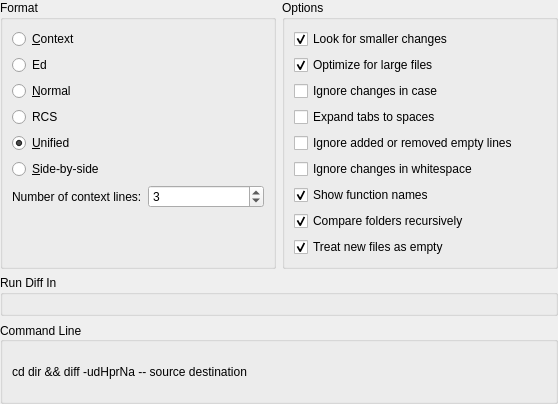
<?xml version="1.0" encoding="UTF-8"?>
<ui version="4.0">
 <class>KompareSaveOptionsBase</class>
 <widget class="QWidget" name="KompareSaveOptionsBase">
  <property name="geometry">
   <rect>
    <x>0</x>
    <y>0</y>
    <width>558</width>
    <height>404</height>
   </rect>
  </property>
  <layout class="QGridLayout">
   <property name="leftMargin">
    <number>0</number>
   </property>
   <property name="topMargin">
    <number>0</number>
   </property>
   <property name="rightMargin">
    <number>0</number>
   </property>
   <property name="bottomMargin">
    <number>0</number>
   </property>
   <item row="0" column="0">
    <widget class="QGroupBox" name="m_FormatGB">
     <property name="title">
      <string>Format</string>
     </property>
     <layout class="QVBoxLayout">
      <item>
       <widget class="QRadioButton" name="m_ContextRB">
        <property name="text">
         <string>&amp;Context</string>
        </property>
       </widget>
      </item>
      <item>
       <widget class="QRadioButton" name="m_EdRB">
        <property name="text">
         <string>Ed</string>
        </property>
       </widget>
      </item>
      <item>
       <widget class="QRadioButton" name="m_NormalRB">
        <property name="text">
         <string>&amp;Normal</string>
        </property>
       </widget>
      </item>
      <item>
       <widget class="QRadioButton" name="m_RCSRB">
        <property name="text">
         <string>RCS</string>
        </property>
       </widget>
      </item>
      <item>
       <widget class="QRadioButton" name="m_UnifiedRB">
        <property name="text">
         <string>&amp;Unified</string>
        </property>
        <property name="checked">
         <bool>true</bool>
        </property>
       </widget>
      </item>
      <item>
       <widget class="QRadioButton" name="m_SideBySideRB">
        <property name="text">
         <string>&amp;Side-by-side</string>
        </property>
        <property name="checked">
         <bool>false</bool>
        </property>
       </widget>
      </item>
      <item>
       <layout class="QFormLayout" name="formLayout">
        <item row="0" column="0">
         <widget class="QLabel" name="m_ContextLinesLabel">
          <property name="text">
           <string>Number of context lines:</string>
          </property>
          <property name="wordWrap">
           <bool>false</bool>
          </property>
         </widget>
        </item>
        <item row="0" column="1">
         <widget class="QSpinBox" name="m_ContextLinesSB">
          <property name="enabled">
           <bool>true</bool>
          </property>
          <property name="maximum">
           <number>65535</number>
          </property>
          <property name="value">
           <number>3</number>
          </property>
         </widget>
        </item>
       </layout>
      </item>
      <item>
       <spacer name="verticalSpacer">
        <property name="orientation">
         <enum>Qt::Vertical</enum>
        </property>
        <property name="sizeHint" stdset="0">
         <size>
          <width>20</width>
          <height>40</height>
         </size>
        </property>
       </spacer>
      </item>
     </layout>
    </widget>
   </item>
   <item row="0" column="1">
    <widget class="QGroupBox" name="m_OptionsGB">
     <property name="title">
      <string>Options</string>
     </property>
     <layout class="QVBoxLayout">
      <item>
       <widget class="QCheckBox" name="m_SmallerChangesCB">
        <property name="text">
         <string>Look for smaller changes</string>
        </property>
        <property name="checked">
         <bool>true</bool>
        </property>
       </widget>
      </item>
      <item>
       <widget class="QCheckBox" name="m_LargeFilesCB">
        <property name="text">
         <string>Optimize for large files</string>
        </property>
        <property name="checked">
         <bool>true</bool>
        </property>
       </widget>
      </item>
      <item>
       <widget class="QCheckBox" name="m_IgnoreCaseCB">
        <property name="text">
         <string>Ignore changes in case</string>
        </property>
       </widget>
      </item>
      <item>
       <widget class="QCheckBox" name="m_ExpandTabsCB">
        <property name="text">
         <string>Expand tabs to spaces</string>
        </property>
       </widget>
      </item>
      <item>
       <widget class="QCheckBox" name="m_IgnoreEmptyLinesCB">
        <property name="text">
         <string>Ignore added or removed empty lines</string>
        </property>
       </widget>
      </item>
      <item>
       <widget class="QCheckBox" name="m_IgnoreWhiteSpaceCB">
        <property name="text">
         <string>Ignore changes in whitespace</string>
        </property>
       </widget>
      </item>
      <item>
       <widget class="QCheckBox" name="m_FunctionNamesCB">
        <property name="text">
         <string>Show function names</string>
        </property>
        <property name="checked">
         <bool>true</bool>
        </property>
       </widget>
      </item>
      <item>
       <widget class="QCheckBox" name="m_RecursiveCB">
        <property name="text">
         <string>Compare folders recursively</string>
        </property>
        <property name="checked">
         <bool>true</bool>
        </property>
       </widget>
      </item>
      <item>
       <widget class="QCheckBox" name="m_NewFilesCB">
        <property name="text">
         <string>Treat new files as empty</string>
        </property>
        <property name="checked">
         <bool>true</bool>
        </property>
        <property name="tristate">
         <bool>false</bool>
        </property>
       </widget>
      </item>
     </layout>
    </widget>
   </item>
   <item row="1" column="0" colspan="2">
    <widget class="QGroupBox" name="GroupBox2">
     <property name="sizePolicy">
      <sizepolicy hsizetype="Minimum" vsizetype="Minimum">
       <horstretch>0</horstretch>
       <verstretch>0</verstretch>
      </sizepolicy>
     </property>
     <property name="title">
      <string>Run Diff In</string>
     </property>
     <layout class="QHBoxLayout">
      <item>
       <widget class="KUrlRequester" name="m_directoryRequester">
        <property name="sizePolicy">
         <sizepolicy hsizetype="Expanding" vsizetype="Preferred">
          <horstretch>0</horstretch>
          <verstretch>0</verstretch>
         </sizepolicy>
        </property>
       </widget>
      </item>
     </layout>
    </widget>
   </item>
   <item row="2" column="0" colspan="2">
    <widget class="QGroupBox" name="m_CommandLineGB">
     <property name="sizePolicy">
      <sizepolicy hsizetype="MinimumExpanding" vsizetype="MinimumExpanding">
       <horstretch>0</horstretch>
       <verstretch>0</verstretch>
      </sizepolicy>
     </property>
     <property name="title">
      <string>Command Line</string>
     </property>
     <property name="alignment">
      <set>Qt::AlignLeading|Qt::AlignLeft|Qt::AlignVCenter</set>
     </property>
     <layout class="QHBoxLayout">
      <item>
       <widget class="QLabel" name="m_CommandLineLabel">
        <property name="text">
         <string>cd dir &amp;&amp; diff -udHprNa -- source destination</string>
        </property>
        <property name="wordWrap">
         <bool>false</bool>
        </property>
       </widget>
      </item>
     </layout>
    </widget>
   </item>
  </layout>
 </widget>
 <customwidgets>
  <customwidget>
   <class>KUrlRequester</class>
   <extends>QWidget</extends>
   <header>kurlrequester.h</header>
  </customwidget>
 </customwidgets>
 <resources/>
 <connections/>
</ui>
